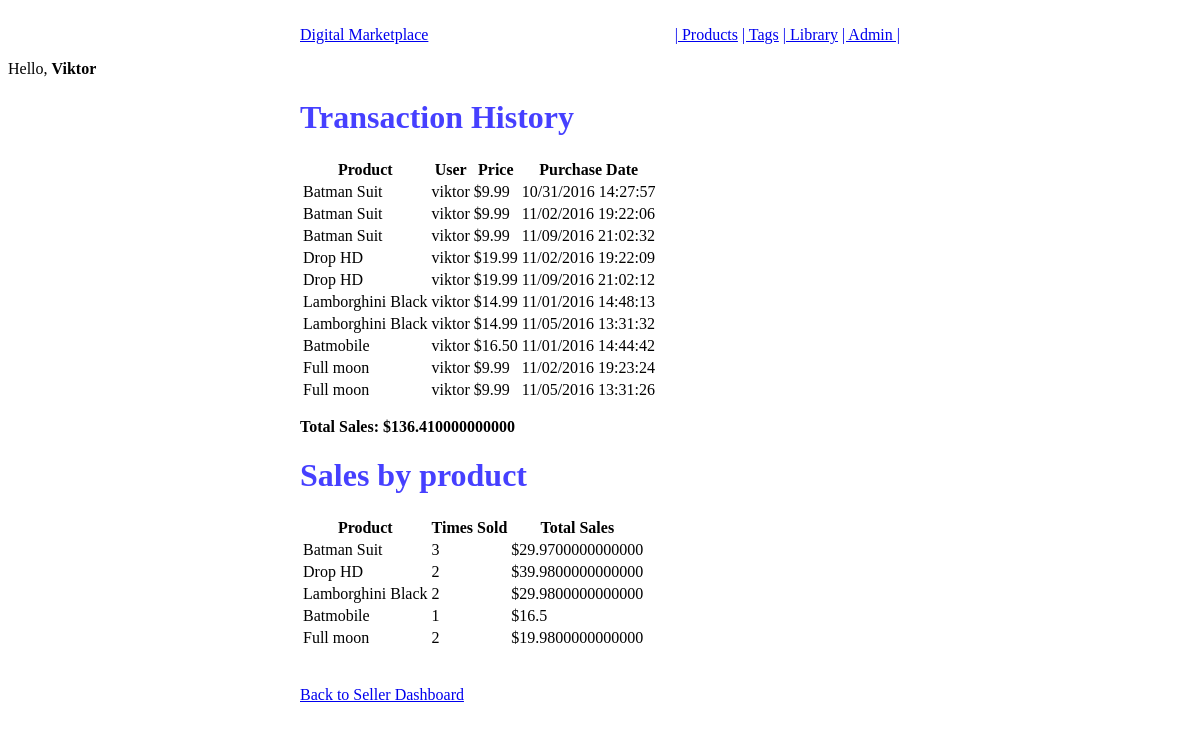
/seller/transactions/ (signed in), run on the app's committed database.
### billing/models.py (models this page shows, shortened)
class Transaction(m.Model):
    user = m.ForeignKey(User)
    product = m.ForeignKey(Product)
    price = m.DecimalField(max_digits=100, decimal_places=2)
    timestamp = m.DateTimeField(auto_now_add=True, auto_now=False)
    success = m.BooleanField(default=True)

### products/models.py (models this page shows, shortened)
class Product(m.Model):
    seller = m.ForeignKey(SellerAccount)
    title = m.CharField(max_length=30)
    slug = m.SlugField(blank=True, unique=True)
    description = m.TextField(blank=True)
    media = m.ImageField(blank=True, null=True, upload_to=helpers.media_location)
    price = m.DecimalField(max_digits=100, decimal_places=2, default=9.99)
    sale_price = m.DecimalField(max_digits=100, decimal_places=2, default=6.99, null=True, blank=True)
    on_sale = m.BooleanField(default=False)
    is_available = m.BooleanField(default=True)  # is the product available to purchase?
    def __str__(self):
        return self.title

### sellers/views.py (the view)
class SellerTransactionList(SellerAccountMixin, ListView):
    model = Transaction
    template_name = 'sellers/transaction_list_view.html'
    def get_queryset(self):
        transactions = self.get_transactions()
        return transactions
    def get_context_data(self, **kwargs):
        context = super(SellerTransactionList, self).get_context_data(**kwargs)
        context['total_sales'] = self.get_all_sales()
        context['sales_by_product'] = self.get_sales_by_product()
        context['sales_by_product'] = self.get_sales_by_product()
        return context

### digitalmarket/mixins.py (called while the page is built)
    @method_decorator(login_required)
    def dispatch(self, request, *args, **kwargs):
        return super(LoginRequiredMixin, self).dispatch(request, *args, **kwargs)

### sellers/mixins.py (called while the page is built)
    def get_account(self):
        user = self.request.user
        accounts = SellerAccount.objects.filter(user=user)
        if accounts.exists() and accounts.count() == 1:
            self.account = accounts.first()
            return accounts.first()
        return None

    def get_products(self):
        account = self.get_account()
        products = Product.objects.filter(seller=account)
        return products

    def get_transactions(self):
        products = self.get_products()
        transactions = Transaction.objects.filter(product__in=products)
        return transactions

    def get_sales(self, transaction_set):
        sales = transaction_set.aggregate(Sum('price'))
        return sales['price__sum']

    def get_all_sales(self):
        return self.get_sales(self.get_transactions())

    def get_sales_by_product(self):
        sales_by_product = []
        for product in self.get_products():
            product_transactions = Transaction.objects.filter(product=product)
            sales_count = product_transactions.count()
            total_sales = product_transactions.aggregate(Sum('price'))
            total_sales = total_sales['price__sum']
            if sales_count > 0:
                product_stats = (product.title, sales_count, total_sales)
                sales_by_product.append(product_stats)
        return sales_by_product

### templates/sellers/transaction_list_view.html
{% extends 'base.html' %}
{% block content %}
        <h1>Transaction History</h1>
            {% include 'sellers/transaction_list_snippet.html' with transaction_list=object_list time='detailed' %}
        <p><strong>Total Sales: ${{ total_sales }}</strong></p>
        <h1>Sales by product</h1>
            {% include 'sellers/sales_by_product_snippet.html' %}
        <br><br>
        <a href="{% url 'sellers:dashboard' %}">Back to Seller Dashboard</a>
{% endblock %}

### templates/base.html (shortened to what this page needs)
{% load staticfiles %}
<!DOCTYPE html>
<html lang="en" xmlns="http://www.w3.org/1999/html">
<head>
</head>
    <link rel="stylesheet" href="//code.jquery.com/ui/1.12.1/themes/base/jquery-ui.css">
    <link rel="stylesheet" href="{% static 'css/base.css' %}" />
<body>
<nav class="main-nav">
    <ul class="pull-left first-nav">
        <li><a href="{% url 'dashboard' %}">Digital Marketplace</a></li>
    </ul>
    <ul class="pull-right">
        <li><a href="{% url 'products:list' %}">| Products</a></li>
        <li><a href="{% url 'tags:list' %}">| Tags</a></li>
        <li><a href="#">| Library</a></li>
        <li><a href="http://localhost:8000/admin">| Admin |</a></li>
    </ul>
</nav>
<div class="greeting">
    {% if request.user.is_authenticated %}
        <p>Hello, <strong>{{ request.user.username|capfirst }}</strong></p>
    {% else %}
        <p>Hello, please identify yourself</p>
    {% endif %}
</div>
<div class="main-content">
    {% block content %}{% endblock content %}
</div>
</body>
</html>

### templates/sellers/transaction_list_snippet.html
<table>
    <thead>
        <th>Product</th>
        <th>User</th>
        <th>Price</th>
        <th>Purchase Date</th>
    </thead>
    <tbody>
    {% for t in transaction_list %}
    <tr>
        <td>{{ t.product }}</td>
        <td>{{ t.user }}</td>
        <td>${{ t.price }}</td>
        {% if time == 'since' %}
            <td>{{ t.timestamp|timesince }}</td>
        {% elif time == 'detailed' %}
            <td>{{ t.timestamp|date:"SHORT_DATE_FORMAT" }} {{ t.timestamp|date:"H:i:s" }}</td>
        {% endif %}
    </tr>
    {%  endfor %}
    </tbody>
</table>

### templates/sellers/sales_by_product_snippet.html
<table>
    <thead>
        <th>Product</th>
        <th>Times Sold</th>
        <th>Total Sales</th>
    </thead>
    <tbody>
    {% for stat in sales_by_product %}
    <tr>
        <td>{{ stat.0 }}</td>
        <td>{{ stat.1 }}</td>
        <td>${{ stat.2 }}</td>
    </tr>
    {%  endfor %}
    </tbody>
</table>

### static/css/base.css (style rules this page uses)
h1 { color: #4640ff; }

### data on the page
Transaction: product "Batman Suit", user "viktor", price "9.99", timestamp "10/31/2016", timestamp "14:27:57"
Transaction: product "Batman Suit", user "viktor", price "9.99", timestamp "11/02/2016", timestamp "19:22:06"
Transaction: product "Batman Suit", user "viktor", price "9.99", timestamp "11/09/2016", timestamp "21:02:32"
Transaction: product "Drop HD", user "viktor", price "19.99", timestamp "11/02/2016", timestamp "19:22:09"
Transaction: product "Drop HD", user "viktor", price "19.99", timestamp "11/09/2016", timestamp "21:02:12"
Transaction: product "Lamborghini Black", user "viktor", price "14.99", timestamp "11/01/2016", timestamp "14:48:13"
Transaction: product "Lamborghini Black", user "viktor", price "14.99", timestamp "11/05/2016", timestamp "13:31:32"
Transaction: product "Batmobile", user "viktor", price "16.50", timestamp "11/01/2016", timestamp "14:44:42"
Transaction: product "Full moon", user "viktor", price "9.99", timestamp "11/02/2016", timestamp "19:23:24"
Transaction: product "Full moon", user "viktor", price "9.99", timestamp "11/05/2016", timestamp "13:31:26"
Product: title "Batman Suit"
Product: title "Drop HD"
Product: title "Lamborghini Black"
Product: title "Batmobile"
Product: title "Full moon"

### other printed values
{{ request.user.username|capfirst }} "Viktor"
{{ total_sales }} "136.410000000000"
{{ stat.1 }} "3" "2" "2" "1" "2"
{{ stat.2 }} "29.9700000000000" "39.9800000000000" "29.9800000000000" "16.5" "19.9800000000000"
